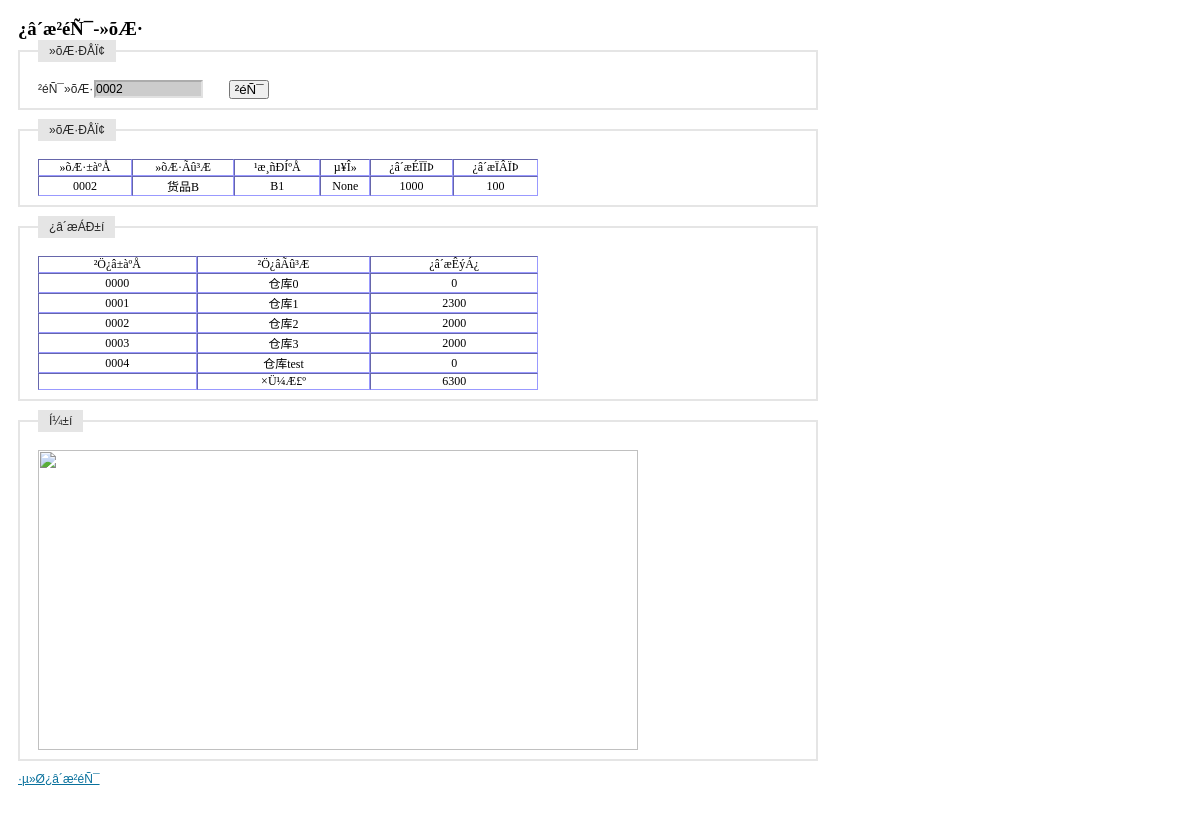
Page /inquire_storage/inquire_storage_item.php?itemid=0002 (signed in) on the committed database.
### tables this page shows
CREATE TABLE `tb_product` (
  `id` int(4) NOT NULL auto_increment,
  `maintype` varchar(20) NOT NULL,
  `subtype` varchar(20) NOT NULL,
  `name` varchar(20) NOT NULL,
  `encode` varchar(20) NOT NULL,
  `barcode` varchar(20) NOT NULL,
  `size` varchar(20) NOT NULL,
  `unit` varchar(10) NOT NULL,
  `upperlimit` int(4) NOT NULL,
  `lowerlimit` int(4) NOT NULL,
  `inprice` float(4,2) NOT NULL,
  `outprice` float(4,2) NOT NULL,
  `tupian` varchar(100) NOT NULL,
  `jianjie` mediumtext NOT NULL,
  `addtime` varchar(20) NOT NULL,
  PRIMARY KEY  (`id`,`encode`,`barcode`)
);

CREATE TABLE `table_warehouse` (
  `id` varchar(4) NOT NULL,
  `name` varchar(10) NOT NULL,
  `fuzeren` varchar(10) default NULL,
  `phone` varchar(8) default NULL,
  `address` varchar(50) default NULL,
  `remark` varchar(50) default NULL,
  PRIMARY KEY  (`id`,`name`)
);

CREATE TABLE `table_warehouse_0000` (
  `id` varchar(8) NOT NULL,
  `num` int(4) default NULL,
  PRIMARY KEY  (`id`)
);

CREATE TABLE `table_warehouse_0001` (
  `id` varchar(8) NOT NULL,
  `num` int(4) default NULL,
  PRIMARY KEY  (`id`)
);

CREATE TABLE `table_warehouse_0002` (
  `id` varchar(8) NOT NULL,
  `num` int(4) default NULL,
  PRIMARY KEY  (`id`)
);

CREATE TABLE `table_warehouse_0003` (
  `id` varchar(8) NOT NULL,
  `num` int(4) default NULL,
  PRIMARY KEY  (`id`)
);

### inquire_storage/inquire_storage_item.php (the view, shortened to what this page needs)
<?php
	$itemid = $_GET[itemid];
	$flag = '';
	if($flag == ''){
		$query = "select * from table_warehouse order by id";
		$result_warehouse = mysql_query($query);
	}
	if($flag == ''){
		$query = "select * from tb_product where encode = '$itemid'";
		$result_iteminfo = mysql_query($query);
	}
?>
<!DOCTYPE html PUBLIC "-//W3C//DTD XHTML 1.0 Transitional//EN" "http://www.w3.org/TR/xhtml1/DTD/xhtml1-transitional.dtd">
<html xmlns="http://www.w3.org/1999/xhtml">
<head>
</head>
<link rel="stylesheet" type="text/css" href="../css/iframe.css" media="screen" />
<body style="width:800px">
<form id="form" name="form" method="post" >
  <h3>¿â´æ²éÑ¯-»õÆ·</h3>
  <fieldset>
  <legend>»õÆ·ÐÅÏ¢</legend>
  <label>²éÑ¯»õÆ·</label>
  <input id="item_id" name="item_id" type="text"  style="background-color:#CCCCCC" <?php echo "value = '$itemid'";?>  onclick="selectitem()"/>
  <button type="button" onclick="location.href='inquire_storage_item.php?itemid='+document.getElementById('item_id').value">&nbsp;²éÑ¯&nbsp;</button>
  </fieldset>
  <fieldset>
  <legend>»õÆ·ÐÅÏ¢</legend>
  <table id="iteminfo" width="500" border="1" cellspacing="0" cellpadding="5" style="font-size:12px; border:thin; border-color:#9999FF ">
    <tr align="center">
      <td>»õÆ·±àºÅ</td>
      <td>»õÆ·Ãû³Æ</td>
      <td>¹æ¸ñÐÍºÅ</td>
      <td>µ¥Î»</td>
      <td>¿â´æÉÏÏÞ</td>
      <td>¿â´æÏÂÏÞ</td>
    </tr>
    <?php
		echo "<tr align='center'>";
		if($flag == 'none')
			echo "<td>ÇëÖ¸¶¨²éÑ¯µÄ»õÆ·ID</td>";
		else{
			$RS = mysql_fetch_array($result_iteminfo);
			if(empty($RS))
				echo "<td>¸Ã»õÆ·±àÂë²»´æÔÚ</td>";
			else{
				echo "<td>$RS[encode]</td>";
				echo "<td>$RS[name]</td>";
				echo "<td>$RS[size]</td>";
				echo "<td>$RS[unit]</td>";
				echo "<td id='upperlimit'>$RS[upperlimit]</td>";
				echo "<td id='lowerlimit'>$RS[lowerlimit]</td>";
			}
		}
		echo "</tr>";
	?>
  </table>
  </fieldset>
  <fieldset>
  <legend>¿â´æÁÐ±í</legend>
  <table id="storage_table" width="500" border="1" cellspacing="0" cellpadding="5" style="font-size:12px; border:thin; border-color:#9999FF ">
    <tr align="center">
      <td>²Ö¿â±àºÅ</td>
      <td>²Ö¿âÃû³Æ</td>
      <td>¿â´æÊýÁ¿</td>
    </tr>
    <?php
		if($flag == ''){
			$sum = 0;
			while($RS = mysql_fetch_array($result_warehouse)){
				echo "<tr align='center'>";
				echo "<td>$RS[id]</td>";
				echo "<td>$RS[name]</td>";
				$query = "select * from table_warehouse_$RS[id] where id = '$itemid'";
				$result_storage = mysql_query($query);
				$RS2 = mysql_fetch_array($result_storage);
				if(empty($RS2))
					echo "<td>0</td>";
				else
					echo "<td>$RS2[num]</td>";
				echo "</tr>";
				$sum += $RS2[num];
			}
		}
		echo "<tr><td></td><td align='center'>×Ü¼Æ£º</td><td align='center' id='storage'>$sum</td></tr>";
	?>
  </table>
  </fieldset>
  <fieldset>
  <legend>Í¼±í</legend>
  <img src="showbar.php?itemid=<?php echo $itemid;?>" width="600" height="300" border="0" align="bottom">
  </fieldset>
</form>
<p><a href="/wms/inquire_storage/inquire_storage_allitem.php">·µ»Ø¿â´æ²éÑ¯</a></p>
</body>
</html>

### css/iframe.css (style rules this page uses)
* { margin: 0; padding: 0; }
body { background: #FFF; padding: 18px; }
a { color: #09719D; cursor: pointer; }
form fieldset { border: #E5E5E5 2px solid; clear: both; margin-bottom: 9px; overflow: hidden; padding: 9px 18px; }
form input, form select { border-color: #ACACAC #E1E1E1 #E1E1E1 #ACACAC; border-style: solid; border-width: 2px; float: left; font-size:12px; margin-right: 6px; width: 105px; }
form label { color: #262626; font: normal 12px/18px Arial, sans-serif; float: left; margin-right: 6px; text-align: right; width: 50px; }
form legend { background: #E5E5E5; color: #262626; font: normal 12px/18px Arial, sans-serif; margin-bottom: 9px; padding: 2px 11px; }
form button { margin-left: 20px; }
p { color: #666; font: normal 12px/18px Arial, sans-serif; margin-bottom: 9px; }

### rows in the picture
tb_product: encode "0002", name "货品B", size "B1", unit "None", upperlimit "1000", lowerlimit "100"
table_warehouse: id "0000", name "仓库0", table_warehouse_0000.num "0"
table_warehouse: id "0001", name "仓库1", table_warehouse_0001.num "2300"
table_warehouse: id "0002", name "仓库2", table_warehouse_0002.num "2000"
table_warehouse: id "0003", name "仓库3", table_warehouse_0003.num "2000"
table_warehouse: id "0004", name "仓库test"

### other values in the picture
$sum "6300"
